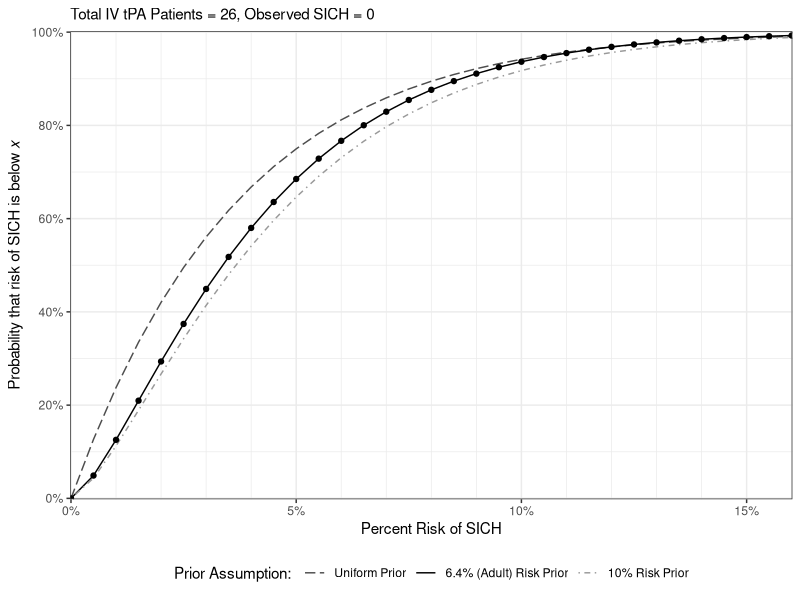
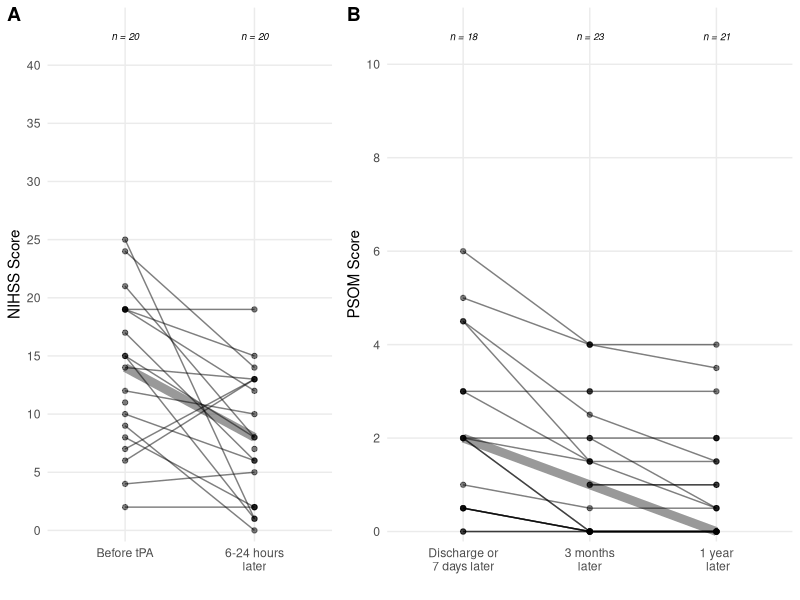
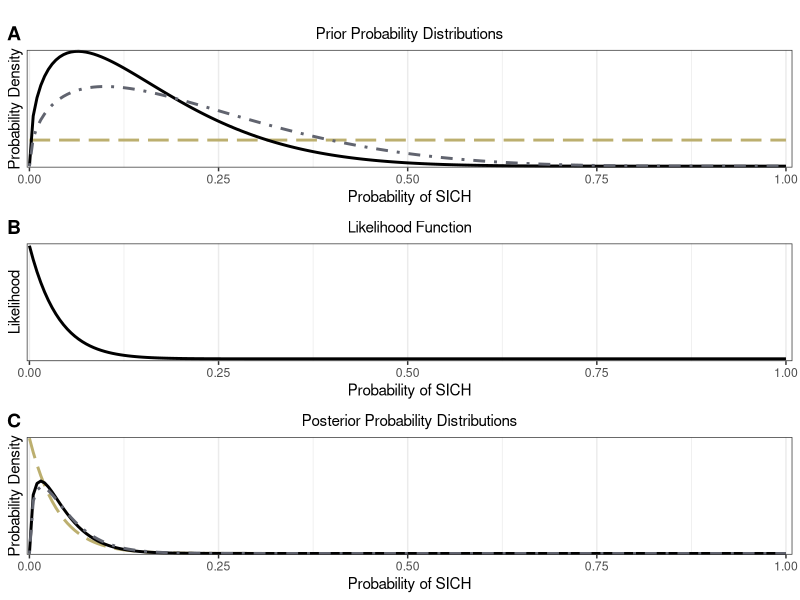
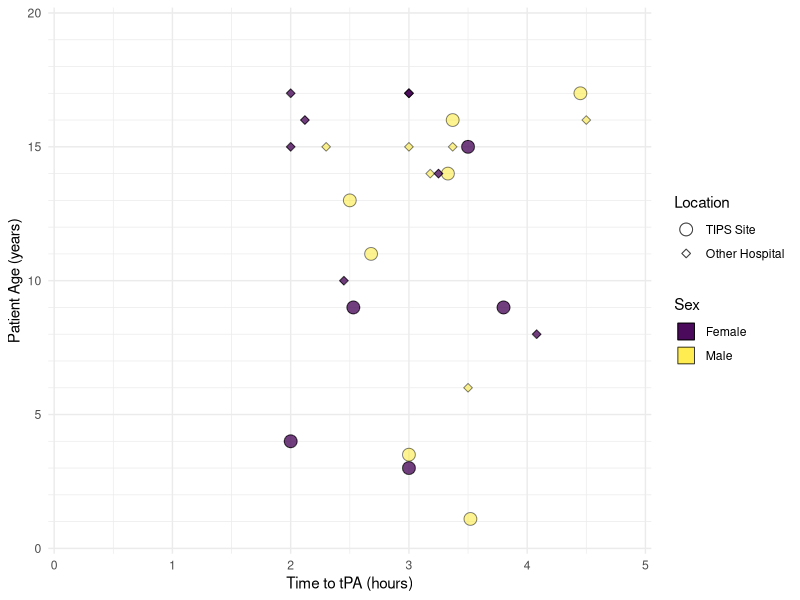
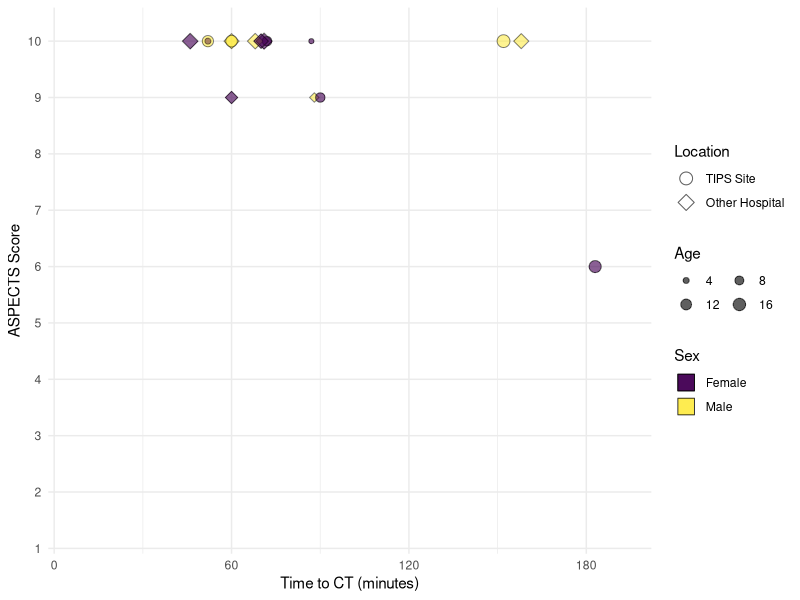
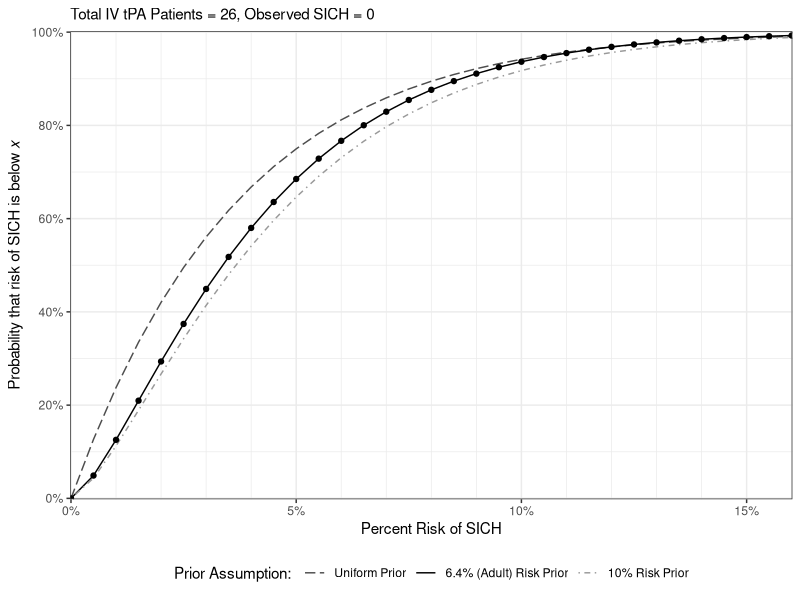
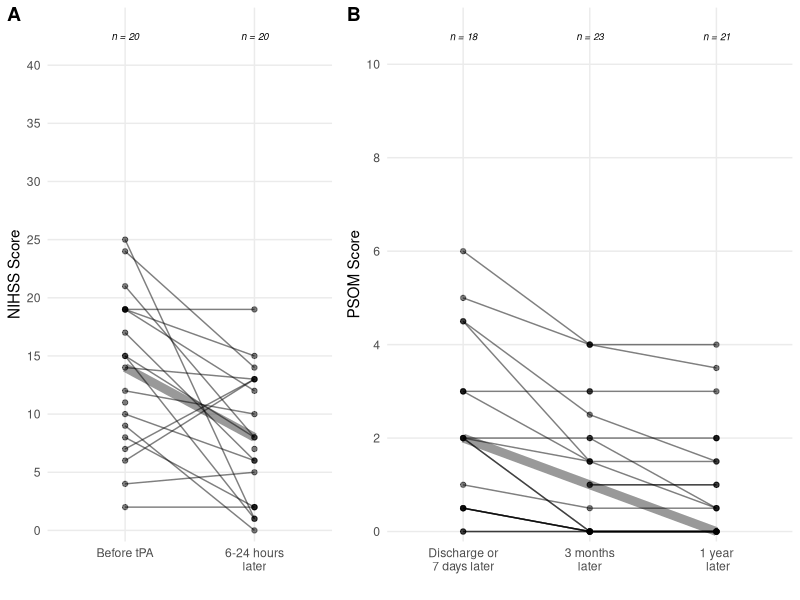
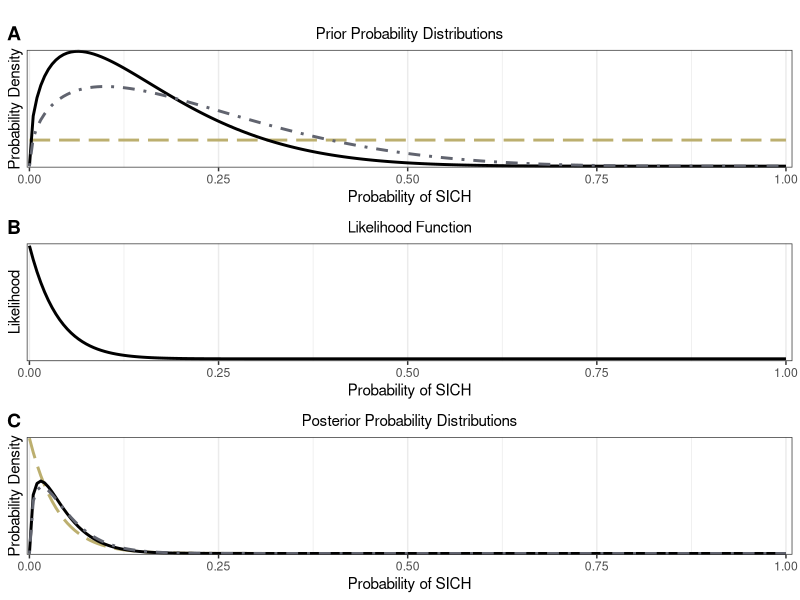

Recreate these plots in R, in order.
############################################################################## #
#
# Code to reproduce analysis in Amlie-Lefond et al. in review. 
# Risk of Symptomatic Intracranial Hemorrhage Following Intravenous Tissue 
# Plasminogen Activator for Acute Stroke is Not Increased in Children
# 
# Code by: Andy Cooper, Dwight Barry
# Date: 4 July 2019
# Version: 1.0
#
# URL: https://github.com/Rmadillo/Amlie-Lefondetal-TIPSTERS
# Contact: dwight [dot] barry {at} seattlechildrens [dot] org
# PRs, suggestions, improvements, and corrections welcome!
#
# License: This code is released under GNU GENERAL PUBLIC LICENSE Version 3
#
# This code is free software: you can redistribute it and/or modify
# it under the terms of the GNU General Public License as published by
# the Free Software Foundation, either version 3 of the License, or
# (at your option) any later version.
# 
# It is distributed in the hope that it will be useful,
# but WITHOUT ANY WARRANTY; without even the implied warranty of
# MERCHANTABILITY or FITNESS FOR A PARTICULAR PURPOSE. See the
# GNU General Public License for more details.
# 
# You should have received a copy of the GNU General Public License
# along with this code. If not, see <https://www.gnu.org/licenses/>.
#
############################################################################## #



############################################################################## #
# A. SET UP                                                                 ####
############################################################################## #


#### Load packages ####
library(tidyverse)
library(viridis)
library(forcats)



############################################################################## #
# B. GET DATA                                                               ####
############################################################################## #


#### Set up Bayes model ####

## Bayesian Poisson model for probability of risk of SICH after tPA

# SICH incidents
obs = 0

# Number of tPA patients in TIPS
npats = 26


# Set up x axis points for posterior plot
myx = seq(0, 1, 0.005)


# Primary prior assumption: same as adult risk, 6.4% (mode)
alpha1 = 1.5
beta1 = (alpha1 - 1 - 0.064 * alpha1 + 2 * 0.064) / 0.064
mydata1 = data.frame(myx, myy = pbeta(myx, alpha1 + obs, beta1 + npats - obs)) %>% 
          mutate(prior = "6.4% (Adult) Risk Prior")


# No prior idea of what's going on, uniform prior
alpha_unif = 1
beta_unif = 1
mydata2 = data.frame(myx, myy = pbeta(myx, alpha_unif + obs, beta_unif + npats - obs)) %>% 
          mutate(prior = "Uniform Prior")


# Conservative prior assumption: risk is worse in children (10% mode)
alpha2 = 1.5
beta2 = (alpha2 - 1 - 0.1 * alpha2 + 2 * 0.1) / 0.1
mydata3 = data.frame(myx, myy = pbeta(myx, alpha2 + obs, beta2 + npats - obs)) %>% 
          mutate(prior = "10% Risk Prior")


# Put all three together for plotting, order by assumption
mydata = bind_rows(mydata1, mydata2, mydata3) %>%
    mutate(prior = factor(prior, levels = c(
        "Uniform Prior", "6.4% (Adult) Risk Prior", "10% Risk Prior")))



#### Data for Figures ####

# Data to build Figure 2
figure2_data = read_csv("Amlie-Lefond-etal-TIPSTER-Figure2-data.csv") %>%
    mutate(NIHSS_decrease = NIHSS_624 - NIHSS_initial)


#### Tables from paper, for Supplemental Figures 2 and 3 ####

table1 = read_csv("Amlie-Lefond-etal-TIPSTER-Table1.csv")

table2 = read_csv("Amlie-Lefond-etal-TIPSTER-Table2.csv")





############################################################################## #
#### C. ANALYSIS                                                            ####
############################################################################## #


#### Figure 1: Posterior cdf plot and median risk values ####


# Figure 1 
ggplot(mydata, aes(x = myx, y = myy, color = prior)) +
    
    geom_path(aes(linetype = prior)) +
    scale_linetype_manual(values=c("longdash", "solid", "dotdash")) +
    
    geom_point(data = mydata1, show.legend = F) +
    
    scale_color_manual(values = c("gray30", "black", "gray60")) +
    
    scale_x_continuous(
        name = "Percent Risk of SICH", 
            labels = scales::percent, limits = c(0, 0.16), 
            breaks = seq(0, 1, 0.05), minor_breaks = seq(0, 1, 0.01),
            expand = c(0.001, 0)) +
    
    scale_y_continuous(
        name = expression(paste("Probability that risk of SICH is below ", 
               italic("x"))),
            labels = scales::percent, limits = c(0, 1),
            breaks = seq(0, 1, 0.2), expand = c(0.001, 0.001)) +
    
    labs(subtitle = paste0("Total IV tPA Patients = ", npats, ", Observed SICH = ", obs), 
         color = "Prior Assumption: ", 
         linetype = "Prior Assumption: ") +

    theme_bw() +
    theme(legend.position = 'bottom')
      

# Smaller file size
ggsave("TIPSTER_Figure_1_Bayes_Pois_Reg.png", width = 6.8, height = 4, units = "in", dpi = 320)


# For publication
# ggsave("TIPSTERS_Figure_1.tiff", width = 6.8, height = 4, units = "in", dpi = 320)


# Median risk
qbeta(0.5, alpha1 + obs, beta1 + npats - obs)
qbeta(0.5, alpha_unif + obs, beta_unif + npats - obs)
qbeta(0.5, alpha2 + obs, beta2 + npats - obs)


# Timing for tPA
psych::describe(table1$Time_to_tPA, quant = c(0.25, 0.5, 0.75))



#### Figure 2: Outcomes ####


# Figure 2A

NIHSS = figure2_data %>%
    select(RecordID, NIHSS_initial, NIHSS_624) %>%
    gather(SCORE, VALUE, 2:3) %>%
    mutate(SCORE = ordered(SCORE, levels = c("NIHSS_initial", "NIHSS_624")),
           RecordID = factor(RecordID)) %>%
    as_tibble()


NIHSS_counts = NIHSS %>%
    filter(complete.cases(.)) %>%
    group_by(SCORE) %>%
    summarise(COUNT = n(),
              MED = round(median(VALUE, na.rm = T), 0),
              PCT = round(COUNT/26, 2),
              LABEL = paste0("n = ", COUNT))


NIHSS_plot = ggplot(NIHSS, aes(SCORE, VALUE)) + 
    geom_line(aes(group = RecordID),  alpha = 0.5) + 
    geom_point(alpha = 0.5) +
    geom_line(data = NIHSS_counts, aes(SCORE, MED, group = 1), 
              color = "black", size = 3, alpha = 0.4) + 
    scale_y_continuous(limits = c(-0.5, 44.5), breaks = seq(0, 40, 5), 
                       minor_breaks = NULL, expand = c(0.01, 0)) +
    scale_x_discrete(labels = c("NIHSS_initial" = "Before tPA", 
                              "NIHSS_624" = "6-24 hours\nlater")) +
    labs(x = "", y = "NIHSS Score") +
    theme_minimal() +
    theme(legend.position="none") + 
    annotate(geom = "text", x = 1:2, y = 42.5, 
             label = paste0(NIHSS_counts$LABEL),
             size = 2.5, fontface = 3, hjust = 0.5, vjust = 0.5) 



# Figure 2B

PSOM = figure2_data %>%
    select(RecordID, PSOM_7dc, PSOM_3months, PSOM_1year) %>%
    gather(SCORE, VALUE, 2:4) %>%
    mutate(SCORE = ordered(SCORE, 
                levels = c("PSOM_7dc", "PSOM_3months", "PSOM_1year")),
           RecordID = factor(RecordID)) %>%
    as_tibble()


PSOM_counts = PSOM %>%
    filter(complete.cases(.)) %>%
    group_by(SCORE) %>%
    summarise(COUNT = n(),
              MED = round(median(VALUE, na.rm = T), 0),
              PCT = round(COUNT/26, 2),
              LABEL = paste0("n = ", COUNT))


PSOM_plot = ggplot(PSOM, aes(SCORE, VALUE, group = RecordID)) + 
    geom_line(alpha = 0.5) + 
    geom_point(alpha = 0.5) +
    geom_line(data = PSOM_counts, aes(SCORE, MED, group = 1), 
              color = "black", size = 3, alpha = 0.4) + 
    scale_y_continuous(limits = c(-0.1, 11.1), breaks = c(0, 2, 4, 6, 8, 10),
                       minor_breaks = NULL, expand = c(0.01, 0)) +
    scale_x_discrete(labels=c("PSOM_7dc" = "Discharge or\n7 days later", 
                              "PSOM_3months" = "3 months\nlater",
                              "PSOM_1year" = "1 year\n later")) +
    expand_limits(y = 0) +
    labs(x = "", y = "PSOM Score") +
    theme_minimal() +
    theme(legend.position="none") + 
    annotate(geom = "text", x = 1:3, y = 10.6, 
        label = paste0(PSOM_counts$LABEL),
        size = 2.5, fontface = 3, hjust = 0.5, vjust = 0.5) 


cowplot::plot_grid(NIHSS_plot, PSOM_plot, labels = c("A", "B"),
                   align = "h", nrow = 1, rel_widths = c(3.025, 4.1))


ggsave("TIPSTER_Figure_2_NIHSS_PSOM.png", width = 6.8, height = 4, units = "in", dpi = 320)



# NIHSS
NIHSS_counts


# Compare the two groups, regardless of pre-post combination
psych::describeBy(NIHSS$VALUE, NIHSS$SCORE, quant = c(0.25, 0.5, 0.75), 
                  digits = 0, mat = T)


# Those that have both pre- and post NIHSS scores
NIHSS_both = filter(figure2_data, !is.na(NIHSS_initial) & !is.na(NIHSS_624))
psych::describe(NIHSS_both$NIHSS_624, quant = c(0.25, 0.5, 0.75))


# Look at pattern of decreases
NIHSS_decreases = filter(figure2_data, NIHSS_decrease < 0)
median(NIHSS_decreases$NIHSS_decrease, na.rm = T)


# PSOM
PSOM_counts






#### Suppl Figure 1: distributions of priors, likelihood, and posteriors #### 


# PRIORS

myprior1 = data.frame(myx, myy = dbeta(myx, alpha1, beta1)) %>% 
    mutate(prior = "6.4% (Adult) Risk Prior")

myprior2 = data.frame(myx, myy = dbeta(myx, alpha_unif, beta_unif)) %>% 
    mutate(prior = "Uniform Prior")

myprior3 = data.frame(myx, myy = dbeta(myx, alpha2, beta2)) %>% 
    mutate(prior = "10% Risk Prior")

myprior = bind_rows(myprior1, myprior2, myprior3) %>%
    mutate(prior = factor(prior, levels = c("Uniform Prior", 
                                            "6.4% (Adult) Risk Prior", 
                                            "10% Risk Prior")))



# Likelihood function

likelihood = data.frame(myx = myx, mydensity = dbinom(x = obs, size = npats, 
                                    prob = myx, log = FALSE))




# POSTERIORS

mypost1 = data.frame(myx, myy = dbeta(myx, alpha1 + obs, beta1 + npats - obs)) %>% 
    mutate(prior = "6.4% (Adult) Risk Prior")

mypost2 = data.frame(myx, myy = dbeta(myx, alpha_unif + obs, beta_unif + npats - obs)) %>% 
    mutate(prior = "Uniform Prior")

mypost3 = data.frame(myx, myy = dbeta(myx, alpha2 + obs, beta2 + npats - obs)) %>% 
    mutate(prior = "10% Risk Prior")

mypost = bind_rows(mypost1, mypost2, mypost3) %>%
    mutate(prior = factor(prior, levels = c("Uniform Prior", 
                                            "6.4% (Adult) Risk Prior", 
                                            "10% Risk Prior")))




priors_plot = ggplot(myprior, aes(x = myx, y = myy, color = prior)) +
  
    geom_path(size = 1, aes(linetype = prior)) +
    
    scale_linetype_manual(values=c("longdash", "solid", "dotdash")) +
    scale_color_manual(values = c("#BCAF6FFF", "black", "#61646FFF")) +
    scale_x_continuous(name = "Probability of SICH", expand = c(0.001, 0.0025)) +
    scale_y_continuous(name = "Probability Density", labels = NULL, 
                     breaks = NULL, expand = c(0.01, 0.01)) +
    expand_limits(x = 1.005) +
    
    labs(subtitle = "Prior Probability Distributions",
       color = "Prior Assumption: ", linetype = "Prior Assumption: ") +
    
    theme_bw() + 
    theme(legend.position = "bottom",
          plot.subtitle = element_text(hjust = 0.5))


like_plot = ggplot(likelihood, aes(myx, mydensity)) + 
    geom_line(size = 1) +
    scale_x_continuous(name = "Probability of SICH", expand = c(0.001, 0.0025)) +
    scale_y_continuous(labels = NULL, 
                     breaks = NULL, expand = c(0.01, 0.01)) +
    expand_limits(x = 1.005) +
    labs(x = "Proportion of SICH", y = "Likelihood",
         subtitle = "Likelihood Function") +
    theme_bw() + 
    theme(legend.position = "none",
          plot.subtitle = element_text(hjust = 0.5))


post_plot = ggplot(mypost, aes(x = myx, y = myy, color = prior)) +
    
    geom_path(size = 1, aes(linetype = prior)) +
    
    scale_linetype_manual(values=c("longdash", "solid", "dotdash")) +
    scale_color_manual(values = c("#BCAF6FFF", "black", "#61646FFF")) +
    scale_x_continuous(name = "Probability of SICH", expand = c(0.001, 0.0025)) +
    scale_y_continuous(name = "Probability Density", labels = NULL, 
                     breaks = NULL, expand = c(0.01, 0.01)) +
    expand_limits(x=1.005) +
  
    labs(subtitle = "Posterior Probability Distributions",
       color = "Prior Assumption: ") +
    
    theme_bw() + 
    theme(legend.position = "none",
          plot.subtitle = element_text(hjust = 0.5))


# Legend
priors_plot_nolege = priors_plot + theme(legend.position = "none")

priors_plot_leggie = ggplot(myprior, aes(x = myx, y = myy, color = prior)) +
    geom_path(size = 1) +
    scale_color_manual(values = c("#BCAF6FFF", "black", "#61646FFF")) +
    scale_linetype_manual(values=c("longdash", "solid", "dotdash")) +
    theme_bw(base_size = 10) + 
    labs( color = "Prior Assumption: ", linetype = "Prior Assumption: ") +
    theme(legend.position = "bottom")

leggie = cowplot::get_legend(priors_plot_leggie) 


# Plot Supplemental Figure 1
cowplot::plot_grid(leggie, priors_plot_nolege, like_plot, post_plot, labels = c("", "A", "B", "C"), nrow = 4, rel_heights = c(0.2, 2, 2, 2))


ggsave("TIPSTER_Supplemental_Figure_i.png", width = 6.5, height = 7, dpi = 320)




       
#### Suppl Figure 2: No patterns in demographics, etc. ####


ggplot(table1, aes(Age, Time_to_tPA, 
                   fill = Sex, 
                   size = forcats::fct_rev(Location),
                   shape = forcats::fct_rev(Location))) +
    geom_point(alpha = 0.5, color = "black") +
    geom_point(data = filter(table1, Sex == "Female"), alpha = 0.5, color = "black") +
    scale_y_continuous(limits = c(0, 5), expand = c(0.01, 0)) +
    scale_x_continuous(limits = c(0, 20), minor_breaks = seq(1:19), 
                       expand = c(0.01, 0)) +
    scale_fill_viridis_d() +
    coord_flip() +
    scale_size_discrete(range = c(4, 2)) +
    scale_shape_manual(values = c(21, 23)) +
    labs(x = "Patient Age (years)", y = "Time to tPA (hours)", 
         fill = "Sex", size = "Location",
         shape = "Location") +
    theme_minimal() +
    guides(fill = guide_legend(nrow = 2, byrow = F, 
        override.aes = list(shape = 22, size = 6, alpha = 0.8)), 
        shape = guide_legend(nrow = 2, byrow = T, override.aes=list(size = c(4, 2))),
        size = guide_legend(nrow = 2, byrow = T)) 


ggsave("TIPSTER_Supplemental_Figure_ii.png", dpi = 320, width = 6.5, height = 4, units = "in")





#### Suppl Figure 3: scanning time ####


table1a = select(table1, ID, Age, Sex, Location)
table2a = inner_join(table2, table1a) 


ggplot(table2a, aes(Time, ASPECTS_score, 
                   fill = Sex, 
                   size = Age, 
                   shape = forcats::fct_rev(Location))) +
    geom_point(alpha = 0.5) +
    geom_point(data = filter(table2a, Sex == "Female"), alpha = 0.25, 
               color = "black") +
    scale_y_continuous(limits = c(1, 10.5), breaks = seq(1:10), minor_breaks = NULL, 
                       expand = c(0.01, 0)) +
    scale_x_continuous(limits = c(0, 200), breaks = c(0, 60, 120, 180), 
                       expand = c(0.01, 0)) +
    scale_fill_viridis_d() +
    scale_shape_manual(values = c(21, 23)) +
    scale_size(range = c(0, 4)) +
    labs(y = "ASPECTS Score", x = "Time to CT (minutes)", fill = "Sex", size = "Age",
         shape = "Location") +
    theme_minimal() +
    guides(fill = guide_legend(nrow = 2, byrow = F, 
           override.aes = list(shape = 22, size = 6, alpha = 0.8)), 
           shape = guide_legend(nrow = 2, byrow = T, override.aes=list(size = 4)),
           size = guide_legend(nrow = 2, byrow = T)) 


ggsave("TIPSTER_Supplemental_Figure_iii.png", dpi = 320, width = 6.5, height = 4, units = "in")



#### End of file ####
